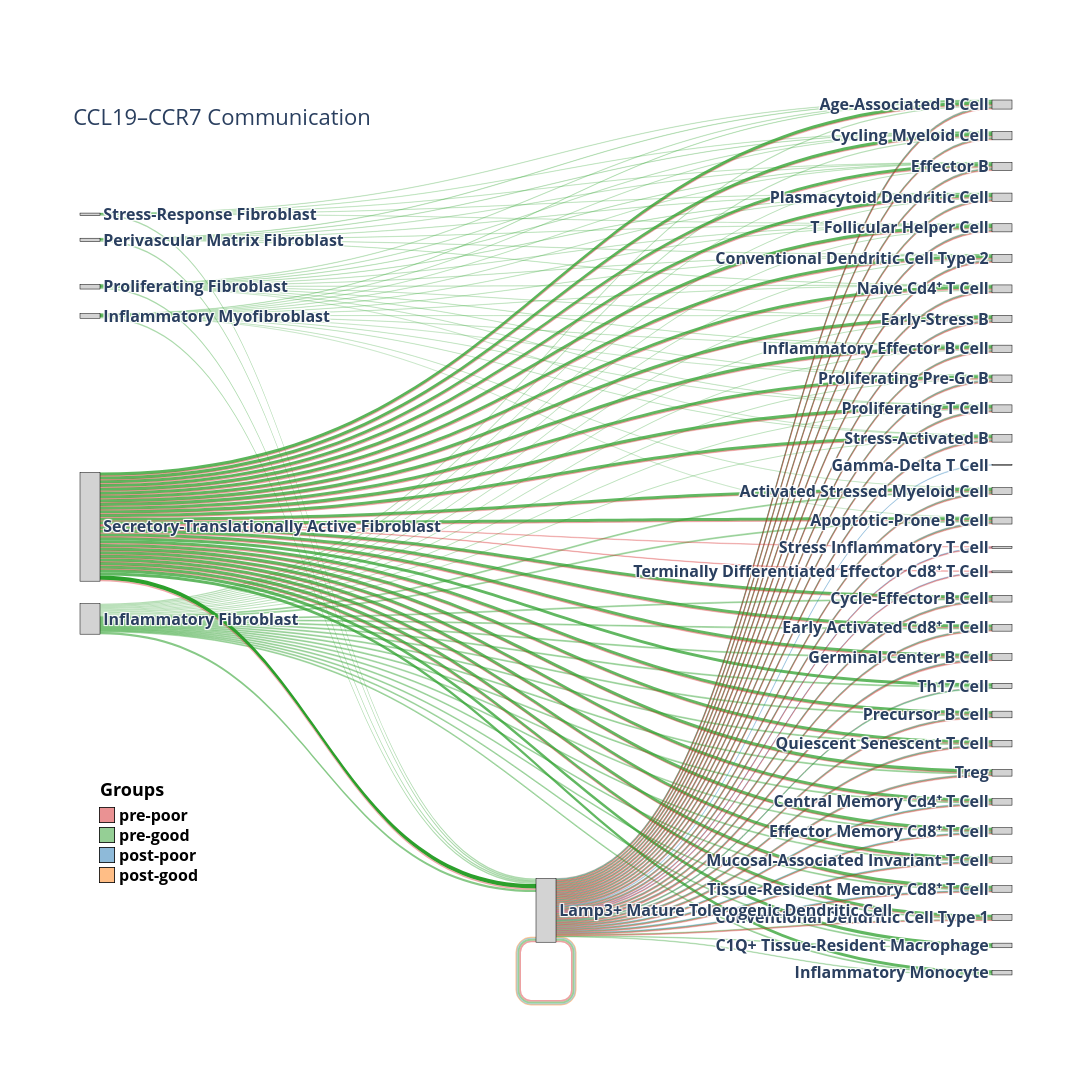

The cell this chart's notebook holds for it:
### Code cell
import numpy as np
import pandas as pd
import plotly.graph_objects as go

# Assume adata_T, adata_B, adata_fibroblast, adata_myeloid are already defined
nodes = cells = list(set(adata_T.obs["celltype"])) + \
         list(set(adata_B.obs["celltype"])) + \
         list(set(adata_fibroblast.obs["celltype"])) + \
         list(set(adata_myeloid.obs["celltype"]))

# Deduplicate and sort for stable ordering
nodes = sorted(list(set(nodes)))

files = ["H_good_sub", "H_poor_sub", "Q_good_sub", "Q_poor_sub"]
cpdbdata = np.zeros((len(nodes), len(nodes), 4))

for i, f in enumerate(files):
    df = pd.read_csv('./table/' + f + '_significant_means.csv')
    row = df[df['interacting_pair'] == "CCL19_CCR7"]
    for j, n1 in enumerate(nodes):
        for k, n2 in enumerate(nodes):
            try:
                cpdbdata[j, k, i] = 0 if np.isnan(row.iloc[0][f"{n1}|{n2}"]) else row.iloc[0][f"{n1}|{n2}"]
            except KeyError:
                cpdbdata[j, k, i] = 0

# Filter active nodes (those involved in communication)
total_in = np.sum(np.sum(cpdbdata, axis=2), axis=0)
total_out = np.sum(np.sum(cpdbdata, axis=2), axis=1)

nodes1 = set(np.array(nodes)[total_in > 0])   # Receivers
nodes2 = set(np.array(nodes)[total_out > 0])  # Senders

all_nodes = sorted(list(nodes1 | nodes2))
node_to_idx = {node: idx for idx, node in enumerate(all_nodes)}

# ==========================================
# Core change: define the node name formatting function
# ==========================================
def format_node_name(name):
    # 1. Special replacement: replace Regulatory with Helper (still plural at this point)
    if "T Follicular Regulatory Cell" in name:
        name = name.replace("T Follicular Regulatory Cell", "T Follicular Helper Cell")

    # 2. Remove trailing 's' (handle plural form)
    # Use rstrip('s') to strip all trailing 's', or name[:-1] if only one 's' is expected.
    # Here we assume there is at most one trailing 's' to remove.
    if name.endswith('s'):
        name = name.rstrip('s')

    # 3. Title case
    # Note: title() also capitalizes words inside parentheses, which is usually desired.
    return name.title()

# Create mapping: old name -> formatted name
node_name_map = {old_name: format_node_name(old_name) for old_name in all_nodes}

# Node coloring: main color vs auxiliary color
main_colors = ["#D3D3D3"]

aux_colors = ["#D3D3D3"] * 32

# Stable sorting to ensure consistent colors
nodes1_only = sorted([n for n in nodes1 if n not in nodes2])
nodes2_sorted = sorted(nodes2)

node_colors = []
for node in all_nodes:
    if node in nodes2:
        idx = nodes2_sorted.index(node) % len(main_colors)
        node_colors.append(main_colors[idx])
    else:
        idx = nodes1_only.index(node) % len(aux_colors)
        node_colors.append(aux_colors[idx])

# Define base colors for the 4 conditions
base_colors = [
    "rgb(255, 127, 14)",   # H-poor
    "rgb(31, 119, 180)",   # H-good
    "rgb(44, 160, 44)",    # Q-good
    "rgb(214, 39, 40)"     # Q-poor
]

links = {'source': [], 'target': [], 'value': [], 'color': []}
max_val = np.max(cpdbdata)

coef = 5
for i in range(4):
    for j, n1 in enumerate(nodes):
        for k, n2 in enumerate(nodes):
            val = cpdbdata[j, k, i]
            if val > 0:
                if n1 in node_to_idx and n2 in node_to_idx:
                    src = node_to_idx[n1]
                    tgt = node_to_idx[n2]
                    alpha = min(val / max_val * 0.9 + 0.1, 1)
                    color_with_alpha = f"rgba({base_colors[i][4:-1]}, {alpha})"
                    links['source'].append(src)
                    links['target'].append(tgt)
                    links['value'].append(val*coef)
                    links['color'].append(color_with_alpha)

display_labels = [node_name_map[node] for node in all_nodes]

# Create Sankey diagram
fig = go.Figure(data=[go.Sankey(
    node=dict(
        pad=15,
        thickness=20,
        line=dict(color="black", width=0.5),
        label=display_labels,  # Use the variable directly; no list comprehension here
        color=node_colors,
    ),
    link=dict(
        source=links['source'],
        target=links['target'],
        value=links['value'],
        color=links['color']
    ),
    textfont=dict(size=16, weight="bold")
)])  # Closing order: go.Sankey() -> data list ] -> Figure()

fig.update_layout(
    title_text="CCL19–CCR7 Communication",
    font_size=16,
    width=1200,
    height=max(600, 30 * len(all_nodes)),
    title_y=0.9,
    title_x=0.067
)

# ==============================
# Legend section (unchanged; layout adjustments optional)
# ==============================
legend_x = 0.02
legend_y = 0.15
line_spacing = 0.022

new_labels = ["post-good", "post-poor", "pre-good", "pre-poor"]

def parse_rgb(rgb_str):
    return tuple(map(int, rgb_str[4:-1].split(", ")))

base_colors_rgb = [parse_rgb(c) for c in base_colors]
legend_items = list(zip(new_labels, base_colors_rgb))

title_y = legend_y + len(legend_items) * line_spacing - 0.008

fig.add_annotation(
    x=legend_x,
    y=title_y,
    xref="paper",
    yref="paper",
    xanchor="left",
    yanchor="bottom",
    text="<b>Groups</b>",
    showarrow=False,
    font=dict(size=18, color="black", weight="bold"),
    bgcolor="white",
    bordercolor="black",
    borderwidth=0,
)

for i, (label, rgb) in enumerate(legend_items):
    y_offset = legend_y + i * line_spacing
    r, g, b = rgb
    fig.add_annotation(
        x=legend_x,
        y=y_offset,
        xref="paper",
        yref="paper",
        xanchor="left",
        yanchor="middle",
        text="",
        showarrow=False,
        bgcolor=f"rgba({r},{g},{b},0.5)",
        bordercolor="black",
        borderwidth=0.8,
        width=12,
        height=12,
    )
    fig.add_annotation(
        x=legend_x + 0.02,
        y=y_offset,
        xref="paper",
        yref="paper",
        xanchor="left",
        yanchor="middle",
        text=label,
        showarrow=False,
        font=dict(size=16, color="black", weight="bold"),
        align="left"
    )
fig.show()

### Figure 1 — Plotly figure (JSON) as saved in the notebook; plotly's stock layout.template omitted (floating-point values rounded to 4 significant figures; data arrays with more than 128 entries replaced by an {"elided": "..."} marker saying what was removed)
{"data": [{"link": {"color": {"elided": "236 str values"}, "source": {"elided": "236 int values"}, "target": {"elided": "236 int values"}, "value": {"elided": "236 float values"}}, "node": {"color": ["#D3D3D3", "#D3D3D3", "#D3D3D3", "#D3D3D3", "#D3D3D3", "#D3D3D3", "#D3D3D3", "#D3D3D3", "#D3D3D3", "#D3D3D3", "#D3D3D3", "#D3D3D3", "#D3D3D3", "#D3D3D3", "#D3D3D3", "#D3D3D3", "#D3D3D3", "#D3D3D3", "#D3D3D3", "#D3D3D3", "#D3D3D3", "#D3D3D3", "#D3D3D3", "#D3D3D3", "#D3D3D3", "#D3D3D3", "#D3D3D3", "#D3D3D3", "#D3D3D3", "#D3D3D3", "#D3D3D3", "#D3D3D3", "#D3D3D3", "#D3D3D3", "#D3D3D3", "#D3D3D3", "#D3D3D3", "#D3D3D3"], "label": ["Activated Stressed Myeloid Cell", "Age-Associated B Cell", "Apoptotic-Prone B Cell", "C1Q+ Tissue-Resident Macrophage", "Central Memory Cd4⁺ T Cell", "Conventional Dendritic Cell Type 1", "Conventional Dendritic Cell Type 2", "Cycle-Effector B Cell", "Cycling Myeloid Cell", "Early Activated Cd8⁺ T Cell", "Early-Stress B", "Effector B", "Effector Memory Cd8⁺ T Cell", "Gamma-Delta T Cell", "Germinal Center B Cell", "Inflammatory Effector B Cell", "Inflammatory Fibroblast", "Inflammatory Monocyte", "Inflammatory Myofibroblast", "Lamp3+ Mature Tolerogenic Dendritic Cell", "Mucosal-Associated Invariant T Cell", "Naive Cd4⁺ T Cell", "Perivascular Matrix Fibroblast", "Plasmacytoid Dendritic Cell", "Precursor B Cell", "Proliferating Fibroblast", "Proliferating Pre-Gc B", "Proliferating T Cell", "Quiescent Senescent T Cell", "Secretory-Translationally Active Fibroblast", "Stress Inflammatory T Cell", "Stress-Activated B", "Stress-Response Fibroblast", "T Follicular Helper Cell", "Terminally Differentiated Effector Cd8⁺ T Cell", "Th17 Cell", "Tissue-Resident Memory Cd8⁺ T Cell", "Treg"], "line": {"color": "black", "width": 0.5}, "pad": 15, "thickness": 20}, "textfont": {"size": 16, "weight": "bold"}, "type": "sankey"}], "layout": {"annotations": [{"bgcolor": "white", "bordercolor": "black", "borderwidth": 0, "font": {"color": "black", "size": 18, "weight": "bold"}, "showarrow": false, "text": "<b>Groups</b>", "x": 0.02, "xanchor": "left", "xref": "paper", "y": 0.23, "yanchor": "bottom", "yref": "paper"}, {"bgcolor": "rgba(255,127,14,0.5)", "bordercolor": "black", "borderwidth": 0.8, "height": 12, "showarrow": false, "text": "", "width": 12, "x": 0.02, "xanchor": "left", "xref": "paper", "y": 0.15, "yanchor": "middle", "yref": "paper"}, {"align": "left", "font": {"color": "black", "size": 16, "weight": "bold"}, "showarrow": false, "text": "post-good", "x": 0.04, "xanchor": "left", "xref": "paper", "y": 0.15, "yanchor": "middle", "yref": "paper"}, {"bgcolor": "rgba(31,119,180,0.5)", "bordercolor": "black", "borderwidth": 0.8, "height": 12, "showarrow": false, "text": "", "width": 12, "x": 0.02, "xanchor": "left", "xref": "paper", "y": 0.172, "yanchor": "middle", "yref": "paper"}, {"align": "left", "font": {"color": "black", "size": 16, "weight": "bold"}, "showarrow": false, "text": "post-poor", "x": 0.04, "xanchor": "left", "xref": "paper", "y": 0.172, "yanchor": "middle", "yref": "paper"}, {"bgcolor": "rgba(44,160,44,0.5)", "bordercolor": "black", "borderwidth": 0.8, "height": 12, "showarrow": false, "text": "", "width": 12, "x": 0.02, "xanchor": "left", "xref": "paper", "y": 0.194, "yanchor": "middle", "yref": "paper"}, {"align": "left", "font": {"color": "black", "size": 16, "weight": "bold"}, "showarrow": false, "text": "pre-good", "x": 0.04, "xanchor": "left", "xref": "paper", "y": 0.194, "yanchor": "middle", "yref": "paper"}, {"bgcolor": "rgba(214,39,40,0.5)", "bordercolor": "black", "borderwidth": 0.8, "height": 12, "showarrow": false, "text": "", "width": 12, "x": 0.02, "xanchor": "left", "xref": "paper", "y": 0.216, "yanchor": "middle", "yref": "paper"}, {"align": "left", "font": {"color": "black", "size": 16, "weight": "bold"}, "showarrow": false, "text": "pre-poor", "x": 0.04, "xanchor": "left", "xref": "paper", "y": 0.216, "yanchor": "middle", "yref": "paper"}], "font": {"size": 16}, "height": 1140, "title": {"text": "CCL19–CCR7 Communication", "x": 0.067, "y": 0.9}, "width": 1200}}
